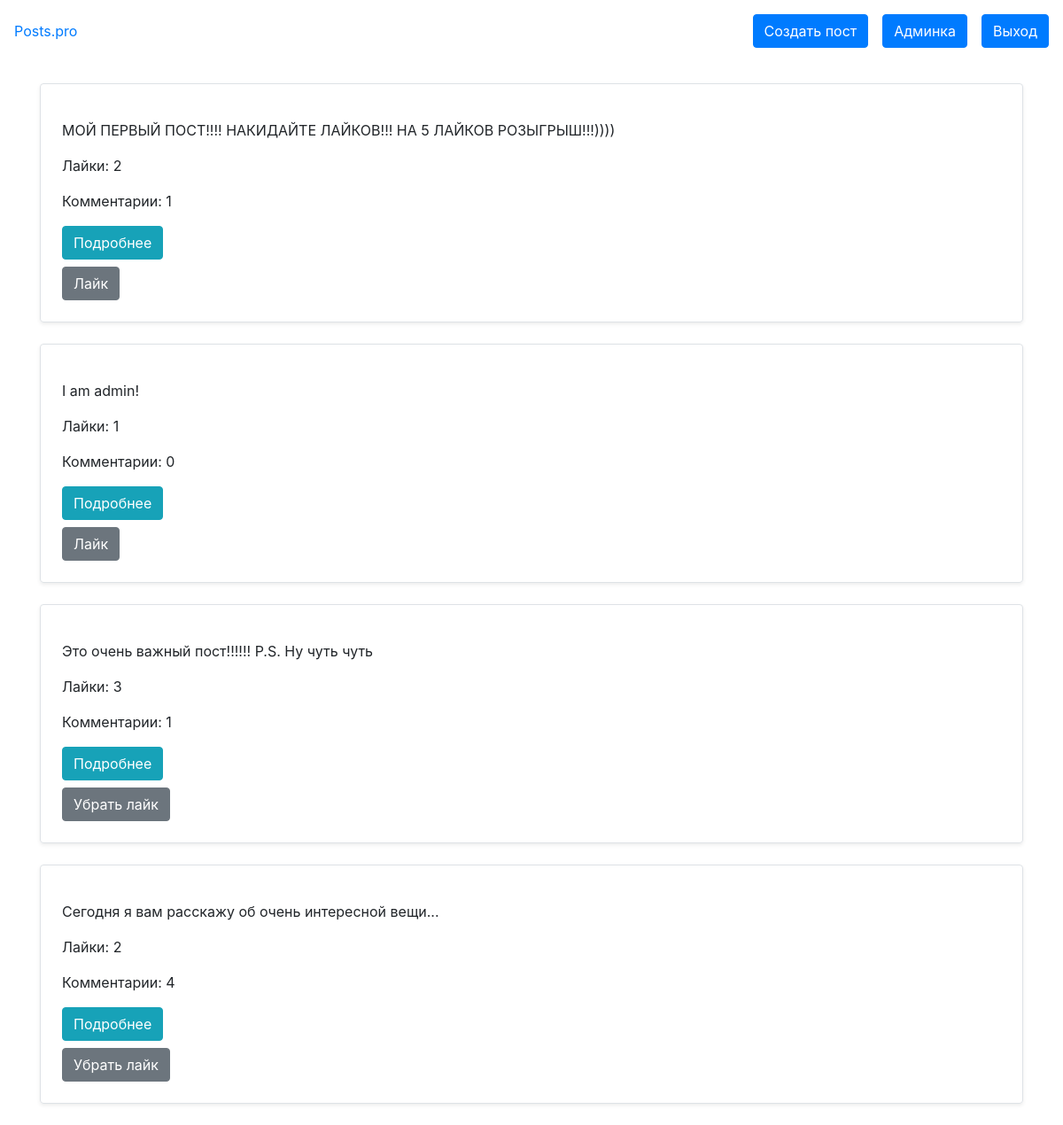
Page /blog/ (signed in) on the committed database.
### blog/models.py (models this page shows, shortened)
class Post(models.Model):
    content = models.TextField(verbose_name='Содержание')
    author = models.ForeignKey(User, on_delete=models.CASCADE)
    date_posted = models.DateTimeField(auto_now_add=True)
    likes = models.ManyToManyField(User, related_name='likes', blank=True, verbose_name='Лайки')
    def total_likes(self):
        return self.likes.count()
    def total_comments(self):
        return self.comment_set.count()

### blog/views.py (the view)
# urls.py: path('', views.index, name='index'),
def index(request):
    posts = Post.objects.all().order_by('-date_posted')
    paginator = Paginator(posts, 50)
    page_number = request.GET.get('page')
    page = paginator.get_page(page_number)
    return render(request, 'index.html', {'page': page})

### blog/templates/index.html (shortened to what this page needs)
{% extends 'base.html' %}
{% load bootstrap4 %}
{% block content %}
{% for post in page %}
<div class="post-card mb-4 p-4 border rounded shadow-sm">
    <p>{{ post.content }}</p>
    <p>Лайки: {{ post.total_likes }}</p>
    <p>Комментарии: {{ post.total_comments }}</p>
    <a href="{% url 'post-detail' post.id %}" class="btn btn-info">Подробнее</a>
    {% if user.is_authenticated %}
        <form action="{% url 'like-post' post.id %}" method="post" class="mt-2">
        <button type="submit" class="btn btn-secondary">
            {% if request.user in post.likes.all %}
                Убрать лайк
            {% else %}
                Лайк
            {% endif %}
        </button>
    </form>
    {% endif %}
</div>
{% endfor %}
{% endblock %}

### rows in the picture
Post: content "МОЙ ПЕРВЫЙ ПОСТ!!!! НАКИДАЙТЕ ЛАЙКОВ!!! НА 5 ЛАЙКОВ РОЗЫГРЫШ!!!))))", total_likes "2", total_comments "1", shows "Лайк"
Post: content "I am admin!", total_likes "1", total_comments "0", shows "Лайк"
Post: content "Это очень важный пост!!!!!! P.S. Ну чуть чуть", total_likes "3", total_comments "1", shows "Убрать лайк"
Post: content "Сегодня я вам расскажу об очень интересной вещи...", total_likes "2", total_comments "4", shows "Убрать лайк"
